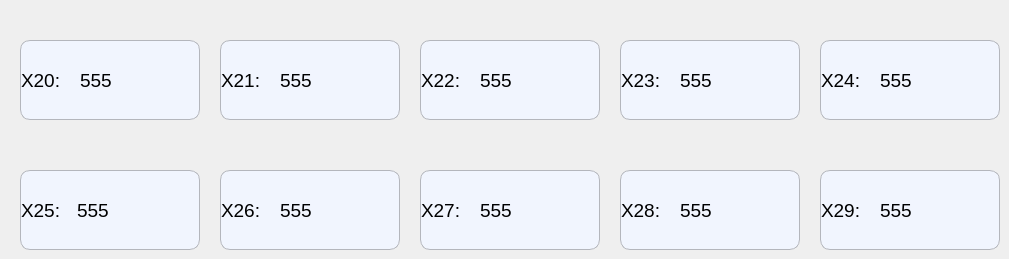
     <widget class="QWidget" name="page1_input">
      <widget class="QLabel" name="label_X25">
       <property name="geometry">
        <rect>
         <x>77</x>
         <y>190</y>
         <width>100</width>
         <height>40</height>
        </rect>
       </property>
       <property name="minimumSize">
        <size>
         <width>50</width>
         <height>40</height>
        </size>
       </property>
       <property name="maximumSize">
        <size>
         <width>100</width>
         <height>40</height>
        </size>
       </property>
       <property name="font">
        <font>
         <pointsize>14</pointsize>
        </font>
       </property>
       <property name="styleSheet">
        <string notr="true">border:0px</string>
       </property>
       <property name="text">
        <string>555</string>
       </property>
      </widget>
      <widget class="QLabel" name="label_X23">
       <property name="geometry">
        <rect>
         <x>680</x>
         <y>60</y>
         <width>100</width>
         <height>40</height>
        </rect>
       </property>
       <property name="minimumSize">
        <size>
         <width>50</width>
         <height>40</height>
        </size>
       </property>
       <property name="maximumSize">
        <size>
         <width>100</width>
         <height>40</height>
        </size>
       </property>
       <property name="font">
        <font>
         <pointsize>14</pointsize>
        </font>
       </property>
       <property name="styleSheet">
        <string notr="true">border:0px</string>
       </property>
       <property name="text">
        <string>555</string>
       </property>
      </widget>
      <widget class="QLabel" name="label_X24">
       <property name="geometry">
        <rect>
         <x>880</x>
         <y>60</y>
         <width>100</width>
         <height>40</height>
        </rect>
       </property>
       <property name="minimumSize">
        <size>
         <width>50</width>
         <height>40</height>
        </size>
       </property>
       <property name="maximumSize">
        <size>
         <width>100</width>
         <height>40</height>
        </size>
       </property>
       <property name="font">
        <font>
         <pointsize>14</pointsize>
        </font>
       </property>
       <property name="styleSheet">
        <string notr="true">border:0px</string>
       </property>
       <property name="text">
        <string>555</string>
       </property>
      </widget>
      <widget class="QLabel" name="label_X26">
       <property name="geometry">
        <rect>
         <x>280</x>
         <y>190</y>
         <width>100</width>
         <height>40</height>
        </rect>
       </property>
       <property name="minimumSize">
        <size>
         <width>50</width>
         <height>40</height>
        </size>
       </property>
       <property name="maximumSize">
        <size>
         <width>100</width>
         <height>40</height>
        </size>
       </property>
       <property name="font">
        <font>
         <pointsize>14</pointsize>
        </font>
       </property>
       <property name="styleSheet">
        <string notr="true">border:0px</string>
       </property>
       <property name="text">
        <string>555</string>
       </property>
      </widget>
      <widget class="QLabel" name="label_X20">
       <property name="geometry">
        <rect>
         <x>80</x>
         <y>60</y>
         <width>100</width>
         <height>40</height>
        </rect>
       </property>
       <property name="minimumSize">
        <size>
         <width>50</width>
         <height>40</height>
        </size>
       </property>
       <property name="maximumSize">
        <size>
         <width>100</width>
         <height>40</height>
        </size>
       </property>
       <property name="font">
        <font>
         <pointsize>14</pointsize>
        </font>
       </property>
       <property name="styleSheet">
        <string notr="true">border:0px</string>
       </property>
       <property name="text">
        <string>555</string>
       </property>
      </widget>
      <widget class="QLabel" name="label_X28">
       <property name="geometry">
        <rect>
         <x>680</x>
         <y>190</y>
         <width>100</width>
         <height>40</height>
        </rect>
       </property>
       <property name="minimumSize">
        <size>
         <width>50</width>
         <height>40</height>
        </size>
       </property>
       <property name="maximumSize">
        <size>
         <width>100</width>
         <height>40</height>
        </size>
       </property>
       <property name="font">
        <font>
         <pointsize>14</pointsize>
        </font>
       </property>
       <property name="styleSheet">
        <string notr="true">border:0px</string>
       </property>
       <property name="text">
        <string>555</string>
       </property>
      </widget>
      <widget class="QLabel" name="label_X29">
       <property name="geometry">
        <rect>
         <x>880</x>
         <y>190</y>
         <width>100</width>
         <height>40</height>
        </rect>
       </property>
       <property name="minimumSize">
        <size>
         <width>50</width>
         <height>40</height>
        </size>
       </property>
       <property name="maximumSize">
        <size>
         <width>100</width>
         <height>40</height>
        </size>
       </property>
       <property name="font">
        <font>
         <pointsize>14</pointsize>
        </font>
       </property>
       <property name="styleSheet">
        <string notr="true">border:0px</string>
       </property>
       <property name="text">
        <string>555</string>
       </property>
      </widget>
      <widget class="QLabel" name="label_X22">
       <property name="geometry">
        <rect>
         <x>480</x>
         <y>60</y>
         <width>100</width>
         <height>40</height>
        </rect>
       </property>
       <property name="minimumSize">
        <size>
         <width>50</width>
         <height>40</height>
        </size>
       </property>
       <property name="maximumSize">
        <size>
         <width>100</width>
         <height>40</height>
        </size>
       </property>
       <property name="font">
        <font>
         <pointsize>14</pointsize>
        </font>
       </property>
       <property name="styleSheet">
        <string notr="true">border:0px</string>
       </property>
       <property name="text">
        <string>555</string>
       </property>
      </widget>
      <widget class="QLabel" name="label_X27">
       <property name="geometry">
        <rect>
         <x>480</x>
         <y>190</y>
         <width>100</width>
         <height>40</height>
        </rect>
       </property>
       <property name="minimumSize">
        <size>
         <width>50</width>
         <height>40</height>
        </size>
       </property>
       <property name="maximumSize">
        <size>
         <width>100</width>
         <height>40</height>
        </size>
       </property>
       <property name="font">
        <font>
         <pointsize>14</pointsize>
        </font>
       </property>
       <property name="styleSheet">
        <string notr="true">border:0px</string>
       </property>
       <property name="text">
        <string>555</string>
       </property>
      </widget>
      <widget class="QLabel" name="label_X21">
       <property name="geometry">
        <rect>
         <x>280</x>
         <y>60</y>
         <width>100</width>
         <height>40</height>
        </rect>
       </property>
       <property name="minimumSize">
        <size>
         <width>50</width>
         <height>40</height>
        </size>
       </property>
       <property name="maximumSize">
        <size>
         <width>100</width>
         <height>40</height>
        </size>
       </property>
       <property name="font">
        <font>
         <pointsize>14</pointsize>
        </font>
       </property>
       <property name="styleSheet">
        <string notr="true">border:0px</string>
       </property>
       <property name="text">
        <string>555</string>
       </property>
      </widget>
      <widget class="QPushButton" name="Btn_X29">
       <property name="geometry">
        <rect>
         <x>820</x>
         <y>170</y>
         <width>180</width>
         <height>80</height>
        </rect>
       </property>
       <property name="minimumSize">
        <size>
         <width>180</width>
         <height>80</height>
        </size>
       </property>
       <property name="maximumSize">
        <size>
         <width>180</width>
         <height>80</height>
        </size>
       </property>
       <property name="font">
        <font>
         <pointsize>14</pointsize>
        </font>
       </property>
       <property name="layoutDirection">
        <enum>Qt::LeftToRight</enum>
       </property>
       <property name="styleSheet">
        <string notr="true">QPushButton
{
    text-align : left;
    background-color:#F1F5FE;
    border-style:solid; /*边框风格*/
    border-width:1px;/*边框宽度*/
    border-color:#B4B6BC; /*边框颜色*/
    border-radius:10px; /*边框倒角*/
}
QPushButton:pressed,QPushButton::checked
{
    border-style:outset; /*边框风格*/
    background-color:qlineargradient(x1: 0, y1: 0, x2: 0, y2: 1, stop:0 #00befa, stop: 1 #0160ea);/*背景色*/
    border-width:1px;/*边框宽度*/
    border-color:#0055ff; /*边框颜色*/
    border-radius:10px; /*边框倒角*/
}</string>
       </property>
       <property name="text">
        <string>X29:</string>
       </property>
       <property name="iconSize">
        <size>
         <width>40</width>
         <height>40</height>
        </size>
       </property>
       <property name="checkable">
        <bool>true</bool>
       </property>
       <property name="autoExclusive">
        <bool>true</bool>
       </property>
      </widget>
      <widget class="QPushButton" name="Btn_X25">
       <property name="geometry">
        <rect>
         <x>20</x>
         <y>170</y>
         <width>180</width>
         <height>80</height>
        </rect>
       </property>
       <property name="minimumSize">
        <size>
         <width>180</width>
         <height>80</height>
        </size>
       </property>
       <property name="maximumSize">
        <size>
         <width>180</width>
         <height>80</height>
        </size>
       </property>
       <property name="font">
        <font>
         <pointsize>14</pointsize>
        </font>
       </property>
       <property name="layoutDirection">
        <enum>Qt::LeftToRight</enum>
       </property>
       <property name="styleSheet">
        <string notr="true">QPushButton
{
    text-align : left;
    background-color:#F1F5FE;
    border-style:solid; /*边框风格*/
    border-width:1px;/*边框宽度*/
    border-color:#B4B6BC; /*边框颜色*/
    border-radius:10px; /*边框倒角*/
}
QPushButton:pressed,QPushButton::checked
{
    border-style:outset; /*边框风格*/
    background-color:qlineargradient(x1: 0, y1: 0, x2: 0, y2: 1, stop:0 #00befa, stop: 1 #0160ea);/*背景色*/
    border-width:1px;/*边框宽度*/
    border-color:#0055ff; /*边框颜色*/
    border-radius:10px; /*边框倒角*/
}</string>
       </property>
       <property name="text">
        <string>X25:</string>
       </property>
       <property name="iconSize">
        <size>
         <width>40</width>
         <height>40</height>
        </size>
       </property>
       <property name="checkable">
        <bool>true</bool>
       </property>
       <property name="autoExclusive">
        <bool>true</bool>
       </property>
      </widget>
      <widget class="QPushButton" name="Btn_X28">
       <property name="geometry">
        <rect>
         <x>620</x>
         <y>170</y>
         <width>180</width>
         <height>80</height>
        </rect>
       </property>
       <property name="minimumSize">
        <size>
         <width>180</width>
         <height>80</height>
        </size>
       </property>
       <property name="maximumSize">
        <size>
         <width>180</width>
         <height>80</height>
        </size>
       </property>
       <property name="font">
        <font>
         <pointsize>14</pointsize>
        </font>
       </property>
       <property name="layoutDirection">
        <enum>Qt::LeftToRight</enum>
       </property>
       <property name="styleSheet">
        <string notr="true">QPushButton
{
    text-align : left;
    background-color:#F1F5FE;
    border-style:solid; /*边框风格*/
    border-width:1px;/*边框宽度*/
    border-color:#B4B6BC; /*边框颜色*/
    border-radius:10px; /*边框倒角*/
}
QPushButton:pressed,QPushButton::checked
{
    border-style:outset; /*边框风格*/
    background-color:qlineargradient(x1: 0, y1: 0, x2: 0, y2: 1, stop:0 #00befa, stop: 1 #0160ea);/*背景色*/
    border-width:1px;/*边框宽度*/
    border-color:#0055ff; /*边框颜色*/
    border-radius:10px; /*边框倒角*/
}</string>
       </property>
       <property name="text">
        <string>X28:</string>
       </property>
       <property name="iconSize">
        <size>
         <width>40</width>
         <height>40</height>
        </size>
       </property>
       <property name="checkable">
        <bool>true</bool>
       </property>
       <property name="autoExclusive">
        <bool>true</bool>
       </property>
      </widget>
      <widget class="QPushButton" name="Btn_X20">
       <property name="geometry">
        <rect>
         <x>20</x>
         <y>40</y>
         <width>180</width>
         <height>80</height>
        </rect>
       </property>
       <property name="minimumSize">
        <size>
         <width>180</width>
         <height>80</height>
        </size>
       </property>
       <property name="maximumSize">
        <size>
         <width>180</width>
         <height>80</height>
        </size>
       </property>
       <property name="font">
        <font>
         <pointsize>14</pointsize>
        </font>
       </property>
       <property name="layoutDirection">
        <enum>Qt::LeftToRight</enum>
       </property>
       <property name="styleSheet">
        <string notr="true">QPushButton
{
    text-align : left;
    background-color:#F1F5FE;
    border-style:solid; /*边框风格*/
    border-width:1px;/*边框宽度*/
    border-color:#B4B6BC; /*边框颜色*/
    border-radius:10px; /*边框倒角*/
}
QPushButton:pressed,QPushButton::checked
{
    border-style:outset; /*边框风格*/
    background-color:qlineargradient(x1: 0, y1: 0, x2: 0, y2: 1, stop:0 #00befa, stop: 1 #0160ea);/*背景色*/
    border-width:1px;/*边框宽度*/
    border-color:#0055ff; /*边框颜色*/
    border-radius:10px; /*边框倒角*/
}</string>
       </property>
       <property name="text">
        <string>X20:</string>
       </property>
       <property name="iconSize">
        <size>
         <width>40</width>
         <height>40</height>
        </size>
       </property>
       <property name="checkable">
        <bool>true</bool>
       </property>
       <property name="autoExclusive">
        <bool>true</bool>
       </property>
      </widget>
      <widget class="QPushButton" name="Btn_X24">
       <property name="geometry">
        <rect>
         <x>820</x>
         <y>40</y>
         <width>180</width>
         <height>80</height>
        </rect>
       </property>
       <property name="minimumSize">
        <size>
         <width>180</width>
         <height>80</height>
        </size>
       </property>
       <property name="maximumSize">
        <size>
         <width>180</width>
         <height>80</height>
        </size>
       </property>
       <property name="font">
        <font>
         <pointsize>14</pointsize>
        </font>
       </property>
       <property name="layoutDirection">
        <enum>Qt::LeftToRight</enum>
       </property>
       <property name="styleSheet">
        <string notr="true">QPushButton
{
    text-align : left;
    background-color:#F1F5FE;
    border-style:solid; /*边框风格*/
    border-width:1px;/*边框宽度*/
    border-color:#B4B6BC; /*边框颜色*/
    border-radius:10px; /*边框倒角*/
}
QPushButton:pressed,QPushButton::checked
{
    border-style:outset; /*边框风格*/
    background-color:qlineargradient(x1: 0, y1: 0, x2: 0, y2: 1, stop:0 #00befa, stop: 1 #0160ea);/*背景色*/
    border-width:1px;/*边框宽度*/
    border-color:#0055ff; /*边框颜色*/
    border-radius:10px; /*边框倒角*/
}</string>
       </property>
       <property name="text">
        <string>X24:</string>
       </property>
       <property name="iconSize">
        <size>
         <width>40</width>
         <height>40</height>
        </size>
       </property>
       <property name="checkable">
        <bool>true</bool>
       </property>
       <property name="autoExclusive">
        <bool>true</bool>
       </property>
      </widget>
      <widget class="QPushButton" name="Btn_X21">
       <property name="geometry">
        <rect>
         <x>220</x>
         <y>40</y>
         <width>180</width>
         <height>80</height>
        </rect>
       </property>
       <property name="minimumSize">
        <size>
         <width>180</width>
         <height>80</height>
        </size>
       </property>
       <property name="maximumSize">
        <size>
         <width>180</width>
         <height>80</height>
        </size>
       </property>
       <property name="font">
        <font>
         <pointsize>14</pointsize>
        </font>
       </property>
       <property name="layoutDirection">
        <enum>Qt::LeftToRight</enum>
       </property>
       <property name="styleSheet">
        <string notr="true">QPushButton
{
    text-align : left;
    background-color:#F1F5FE;
    border-style:solid; /*边框风格*/
    border-width:1px;/*边框宽度*/
    border-color:#B4B6BC; /*边框颜色*/
    border-radius:10px; /*边框倒角*/
}
QPushButton:pressed,QPushButton::checked
{
    border-style:outset; /*边框风格*/
    background-color:qlineargradient(x1: 0, y1: 0, x2: 0, y2: 1, stop:0 #00befa, stop: 1 #0160ea);/*背景色*/
    border-width:1px;/*边框宽度*/
    border-color:#0055ff; /*边框颜色*/
    border-radius:10px; /*边框倒角*/
}</string>
       </property>
       <property name="text">
        <string>X21:</string>
       </property>
       <property name="iconSize">
        <size>
         <width>40</width>
         <height>40</height>
        </size>
       </property>
       <property name="checkable">
        <bool>true</bool>
       </property>
       <property name="autoExclusive">
        <bool>true</bool>
       </property>
      </widget>
      <widget class="QPushButton" name="Btn_X23">
       <property name="geometry">
        <rect>
         <x>620</x>
         <y>40</y>
         <width>180</width>
         <height>80</height>
        </rect>
       </property>
       <property name="minimumSize">
        <size>
         <width>180</width>
         <height>80</height>
        </size>
       </property>
       <property name="maximumSize">
        <size>
         <width>180</width>
         <height>80</height>
        </size>
       </property>
       <property name="font">
        <font>
         <pointsize>14</pointsize>
        </font>
       </property>
       <property name="layoutDirection">
        <enum>Qt::LeftToRight</enum>
       </property>
       <property name="styleSheet">
        <string notr="true">QPushButton
{
    text-align : left;
    background-color:#F1F5FE;
    border-style:solid; /*边框风格*/
    border-width:1px;/*边框宽度*/
    border-color:#B4B6BC; /*边框颜色*/
    border-radius:10px; /*边框倒角*/
}
QPushButton:pressed,QPushButton::checked
{
    border-style:outset; /*边框风格*/
    background-color:qlineargradient(x1: 0, y1: 0, x2: 0, y2: 1, stop:0 #00befa, stop: 1 #0160ea);/*背景色*/
    border-width:1px;/*边框宽度*/
    border-color:#0055ff; /*边框颜色*/
    border-radius:10px; /*边框倒角*/
}</string>
       </property>
       <property name="text">
        <string>X23:</string>
       </property>
       <property name="iconSize">
        <size>
         <width>40</width>
         <height>40</height>
        </size>
       </property>
       <property name="checkable">
        <bool>true</bool>
       </property>
       <property name="autoExclusive">
        <bool>true</bool>
       </property>
      </widget>
      <widget class="QPushButton" name="Btn_X27">
       <property name="geometry">
        <rect>
         <x>420</x>
         <y>170</y>
         <width>180</width>
         <height>80</height>
        </rect>
       </property>
       <property name="minimumSize">
        <size>
         <width>180</width>
         <height>80</height>
        </size>
       </property>
       <property name="maximumSize">
        <size>
         <width>180</width>
         <height>80</height>
        </size>
       </property>
       <property name="font">
        <font>
         <pointsize>14</pointsize>
        </font>
       </property>
       <property name="layoutDirection">
        <enum>Qt::LeftToRight</enum>
       </property>
       <property name="styleSheet">
        <string notr="true">QPushButton
{
    text-align : left;
    background-color:#F1F5FE;
    border-style:solid; /*边框风格*/
    border-width:1px;/*边框宽度*/
    border-color:#B4B6BC; /*边框颜色*/
    border-radius:10px; /*边框倒角*/
}
QPushButton:pressed,QPushButton::checked
{
    border-style:outset; /*边框风格*/
    background-color:qlineargradient(x1: 0, y1: 0, x2: 0, y2: 1, stop:0 #00befa, stop: 1 #0160ea);/*背景色*/
    border-width:1px;/*边框宽度*/
    border-color:#0055ff; /*边框颜色*/
    border-radius:10px; /*边框倒角*/
}</string>
       </property>
       <property name="text">
        <string>X27:</string>
       </property>
       <property name="iconSize">
        <size>
         <width>40</width>
         <height>40</height>
        </size>
       </property>
       <property name="checkable">
        <bool>true</bool>
       </property>
       <property name="autoExclusive">
        <bool>true</bool>
       </property>
      </widget>
      <widget class="QPushButton" name="Btn_X22">
       <property name="geometry">
        <rect>
         <x>420</x>
         <y>40</y>
         <width>180</width>
         <height>80</height>
        </rect>
       </property>
       <property name="minimumSize">
        <size>
         <width>180</width>
         <height>80</height>
        </size>
       </property>
       <property name="maximumSize">
        <size>
         <width>180</width>
         <height>80</height>
        </size>
       </property>
       <property name="font">
        <font>
         <pointsize>14</pointsize>
        </font>
       </property>
       <property name="layoutDirection">
        <enum>Qt::LeftToRight</enum>
       </property>
       <property name="styleSheet">
        <string notr="true">QPushButton
{
    text-align : left;
    background-color:#F1F5FE;
    border-style:solid; /*边框风格*/
    border-width:1px;/*边框宽度*/
    border-color:#B4B6BC; /*边框颜色*/
    border-radius:10px; /*边框倒角*/
}
QPushButton:pressed,QPushButton::checked
{
    border-style:outset; /*边框风格*/
    background-color:qlineargradient(x1: 0, y1: 0, x2: 0, y2: 1, stop:0 #00befa, stop: 1 #0160ea);/*背景色*/
    border-width:1px;/*边框宽度*/
    border-color:#0055ff; /*边框颜色*/
    border-radius:10px; /*边框倒角*/
}</string>
       </property>
       <property name="text">
        <string>X22:</string>
       </property>
       <property name="iconSize">
        <size>
         <width>40</width>
         <height>40</height>
        </size>
       </property>
       <property name="checkable">
        <bool>true</bool>
       </property>
       <property name="autoExclusive">
        <bool>true</bool>
       </property>
      </widget>
      <widget class="QPushButton" name="Btn_X26">
       <property name="geometry">
        <rect>
         <x>220</x>
         <y>170</y>
         <width>180</width>
         <height>80</height>
        </rect>
       </property>
       <property name="minimumSize">
        <size>
         <width>180</width>
         <height>80</height>
        </size>
       </property>
       <property name="maximumSize">
        <size>
         <width>180</width>
         <height>80</height>
        </size>
       </property>
       <property name="font">
        <font>
         <pointsize>14</pointsize>
        </font>
       </property>
       <property name="layoutDirection">
        <enum>Qt::LeftToRight</enum>
       </property>
       <property name="styleSheet">
        <string notr="true">QPushButton
{
    text-align : left;
    background-color:#F1F5FE;
    border-style:solid; /*边框风格*/
    border-width:1px;/*边框宽度*/
    border-color:#B4B6BC; /*边框颜色*/
    border-radius:10px; /*边框倒角*/
}
QPushButton:pressed,QPushButton::checked
{
    border-style:outset; /*边框风格*/
    background-color:qlineargradient(x1: 0, y1: 0, x2: 0, y2: 1, stop:0 #00befa, stop: 1 #0160ea);/*背景色*/
    border-width:1px;/*边框宽度*/
    border-color:#0055ff; /*边框颜色*/
    border-radius:10px; /*边框倒角*/
}</string>
       </property>
       <property name="text">
        <string>X26:</string>
       </property>
       <property name="iconSize">
        <size>
         <width>40</width>
         <height>40</height>
        </size>
       </property>
       <property name="checkable">
        <bool>true</bool>
       </property>
       <property name="autoExclusive">
        <bool>true</bool>
       </property>
      </widget>
      <zorder>Btn_X27</zorder>
      <zorder>Btn_X28</zorder>
      <zorder>Btn_X25</zorder>
      <zorder>Btn_X22</zorder>
      <zorder>Btn_X21</zorder>
      <zorder>Btn_X26</zorder>
      <zorder>Btn_X24</zorder>
      <zorder>Btn_X29</zorder>
      <zorder>Btn_X23</zorder>
      <zorder>Btn_X20</zorder>
      <zorder>label_X25</zorder>
      <zorder>label_X23</zorder>
      <zorder>label_X24</zorder>
      <zorder>label_X26</zorder>
      <zorder>label_X20</zorder>
      <zorder>label_X28</zorder>
      <zorder>label_X29</zorder>
      <zorder>label_X22</zorder>
      <zorder>label_X27</zorder>
      <zorder>label_X21</zorder>
     </widget>
